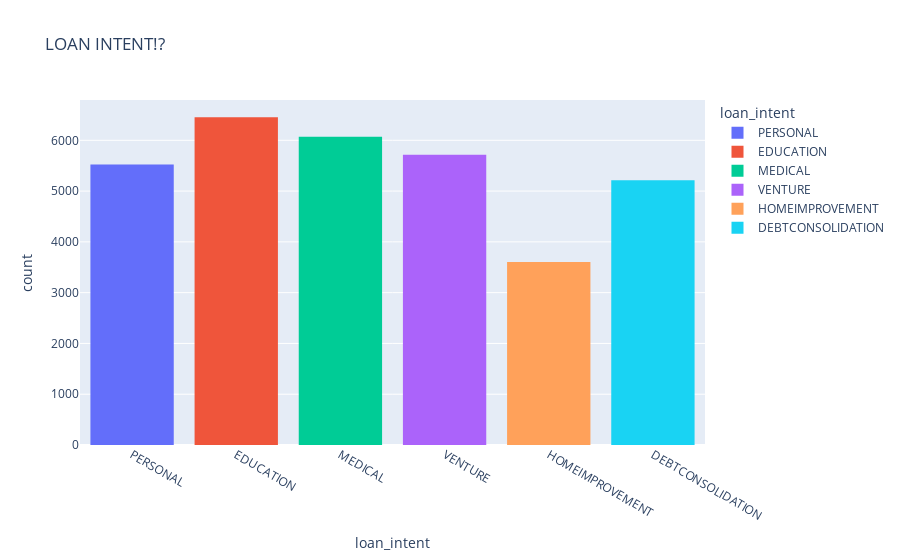

Notebook code cell kept with this figure:
### Code cell
figs1 = px.histogram(df, x='loan_intent', color = 'loan_intent', title = 'LOAN INTENT!?')
figs1.show()

### Figure 1 — Plotly figure (JSON) as saved in the notebook; plotly's stock layout.template omitted (floating-point values rounded to 4 significant figures; data arrays with more than 128 entries replaced by an {"elided": "..."} marker saying what was removed)
{"data": [{"alignmentgroup": "True", "bingroup": "x", "hovertemplate": "loan_intent=%{x}<br>count=%{y}<extra></extra>", "legendgroup": "PERSONAL", "marker": {"color": "#636efa", "pattern": {"shape": ""}}, "name": "PERSONAL", "offsetgroup": "PERSONAL", "orientation": "v", "showlegend": true, "type": "histogram", "x": {"elided": "5523 str values"}, "xaxis": "x", "yaxis": "y"}, {"alignmentgroup": "True", "bingroup": "x", "hovertemplate": "loan_intent=%{x}<br>count=%{y}<extra></extra>", "legendgroup": "EDUCATION", "marker": {"color": "#EF553B", "pattern": {"shape": ""}}, "name": "EDUCATION", "offsetgroup": "EDUCATION", "orientation": "v", "showlegend": true, "type": "histogram", "x": {"elided": "6454 str values"}, "xaxis": "x", "yaxis": "y"}, {"alignmentgroup": "True", "bingroup": "x", "hovertemplate": "loan_intent=%{x}<br>count=%{y}<extra></extra>", "legendgroup": "MEDICAL", "marker": {"color": "#00cc96", "pattern": {"shape": ""}}, "name": "MEDICAL", "offsetgroup": "MEDICAL", "orientation": "v", "showlegend": true, "type": "histogram", "x": {"elided": "6072 str values"}, "xaxis": "x", "yaxis": "y"}, {"alignmentgroup": "True", "bingroup": "x", "hovertemplate": "loan_intent=%{x}<br>count=%{y}<extra></extra>", "legendgroup": "VENTURE", "marker": {"color": "#ab63fa", "pattern": {"shape": ""}}, "name": "VENTURE", "offsetgroup": "VENTURE", "orientation": "v", "showlegend": true, "type": "histogram", "x": {"elided": "5718 str values"}, "xaxis": "x", "yaxis": "y"}, {"alignmentgroup": "True", "bingroup": "x", "hovertemplate": "loan_intent=%{x}<br>count=%{y}<extra></extra>", "legendgroup": "HOMEIMPROVEMENT", "marker": {"color": "#FFA15A", "pattern": {"shape": ""}}, "name": "HOMEIMPROVEMENT", "offsetgroup": "HOMEIMPROVEMENT", "orientation": "v", "showlegend": true, "type": "histogram", "x": {"elided": "3606 str values"}, "xaxis": "x", "yaxis": "y"}, {"alignmentgroup": "True", "bingroup": "x", "hovertemplate": "loan_intent=%{x}<br>count=%{y}<extra></extra>", "legendgroup": "DEBTCONSOLIDATION", "marker": {"color": "#19d3f3", "pattern": {"shape": ""}}, "name": "DEBTCONSOLIDATION", "offsetgroup": "DEBTCONSOLIDATION", "orientation": "v", "showlegend": true, "type": "histogram", "x": {"elided": "5213 str values"}, "xaxis": "x", "yaxis": "y"}], "layout": {"barmode": "relative", "legend": {"title": {"text": "loan_intent"}, "tracegroupgap": 0}, "title": {"text": "LOAN INTENT!?"}, "xaxis": {"anchor": "y", "categoryarray": ["PERSONAL", "EDUCATION", "MEDICAL", "VENTURE", "HOMEIMPROVEMENT", "DEBTCONSOLIDATION"], "categoryorder": "array", "domain": [0, 1], "title": {"text": "loan_intent"}}, "yaxis": {"anchor": "x", "domain": [0, 1], "title": {"text": "count"}}}}
